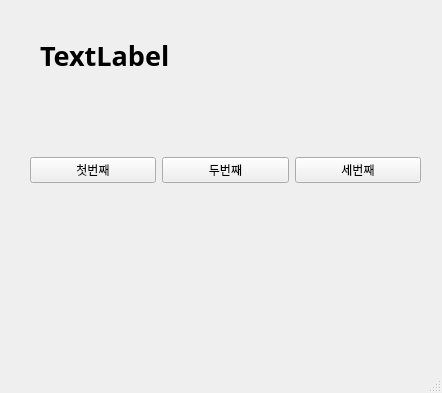
<?xml version="1.0" encoding="UTF-8"?>
<ui version="4.0">
 <class>MainWindow</class>
 <widget class="QMainWindow" name="MainWindow">
  <property name="geometry">
   <rect>
    <x>0</x>
    <y>0</y>
    <width>442</width>
    <height>393</height>
   </rect>
  </property>
  <property name="windowTitle">
   <string>MainWindow</string>
  </property>
  <widget class="QWidget" name="centralwidget">
   <widget class="QWidget" name="horizontalLayoutWidget">
    <property name="geometry">
     <rect>
      <x>30</x>
      <y>100</y>
      <width>391</width>
      <height>141</height>
     </rect>
    </property>
    <layout class="QHBoxLayout" name="horizontalLayout">
     <item>
      <widget class="QPushButton" name="pushButton_3">
       <property name="text">
        <string>첫번째</string>
       </property>
      </widget>
     </item>
     <item>
      <widget class="QPushButton" name="pushButton">
       <property name="text">
        <string>두번째</string>
       </property>
      </widget>
     </item>
     <item>
      <widget class="QPushButton" name="pushButton_2">
       <property name="text">
        <string>세번째</string>
       </property>
      </widget>
     </item>
    </layout>
   </widget>
   <widget class="QLabel" name="label">
    <property name="geometry">
     <rect>
      <x>40</x>
      <y>30</y>
      <width>371</width>
      <height>51</height>
     </rect>
    </property>
    <property name="font">
     <font>
      <family>맑은 고딕</family>
      <pointsize>20</pointsize>
      <weight>75</weight>
      <bold>true</bold>
     </font>
    </property>
    <property name="text">
     <string>TextLabel</string>
    </property>
   </widget>
  </widget>
  <widget class="QMenuBar" name="menubar">
   <property name="geometry">
    <rect>
     <x>0</x>
     <y>0</y>
     <width>442</width>
     <height>21</height>
    </rect>
   </property>
  </widget>
  <widget class="QStatusBar" name="statusbar"/>
 </widget>
 <resources/>
 <connections>
  <connection>
   <sender>pushButton_3</sender>
   <signal>clicked()</signal>
   <receiver>MainWindow</receiver>
   <slot>firstClick()</slot>
   <hints>
    <hint type="sourcelabel">
     <x>84</x>
     <y>191</y>
    </hint>
    <hint type="destinationlabel">
     <x>125</x>
     <y>255</y>
    </hint>
   </hints>
  </connection>
  <connection>
   <sender>pushButton</sender>
   <signal>clicked()</signal>
   <receiver>MainWindow</receiver>
   <slot>secondClick()</slot>
   <hints>
    <hint type="sourcelabel">
     <x>221</x>
     <y>195</y>
    </hint>
    <hint type="destinationlabel">
     <x>244</x>
     <y>256</y>
    </hint>
   </hints>
  </connection>
  <connection>
   <sender>pushButton_2</sender>
   <signal>clicked()</signal>
   <receiver>MainWindow</receiver>
   <slot>thirdClick()</slot>
   <hints>
    <hint type="sourcelabel">
     <x>357</x>
     <y>193</y>
    </hint>
    <hint type="destinationlabel">
     <x>387</x>
     <y>255</y>
    </hint>
   </hints>
  </connection>
 </connections>
 <slots>
  <slot>firstClick()</slot>
  <slot>secondClick()</slot>
  <slot>thirdClick()</slot>
 </slots>
</ui>
